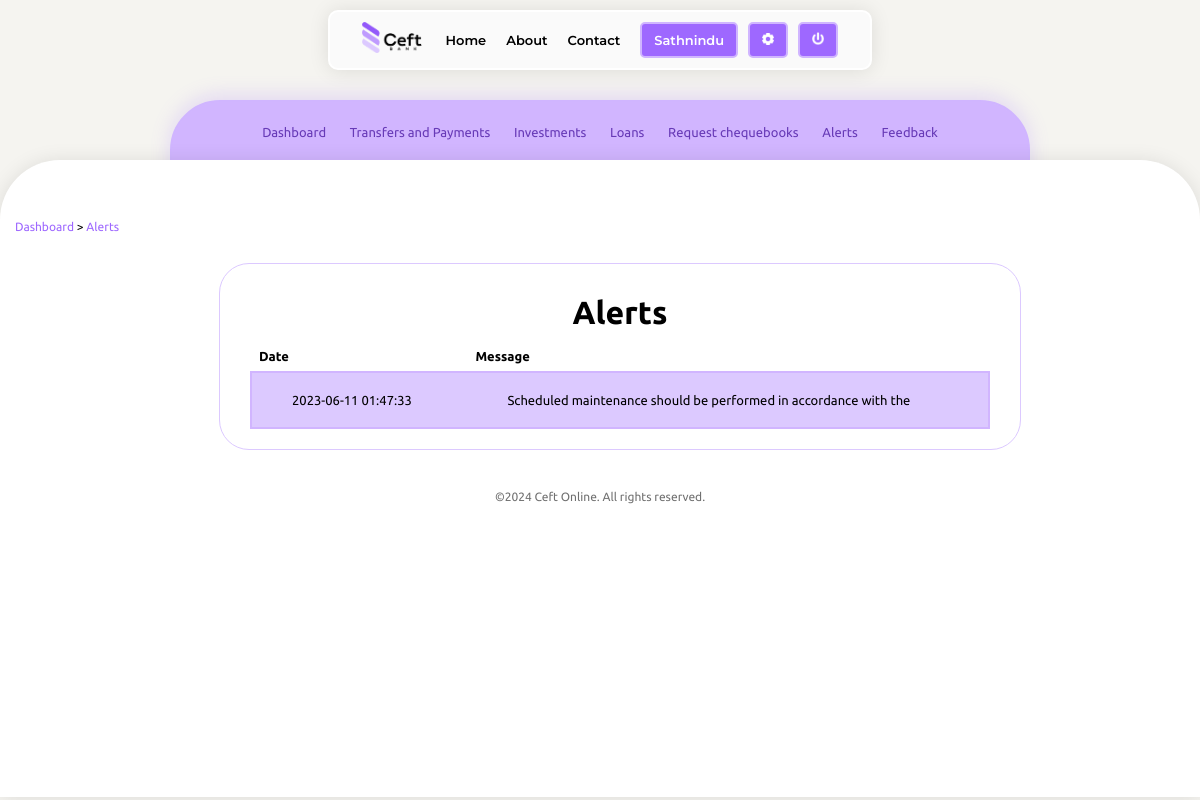
Page /dashboard/alerts.php (signed in) on the committed database.
### tables this page shows
CREATE TABLE `alert` (
  `aid` int(11) NOT NULL,
  `alert` varchar(200) NOT NULL,
  `to_user` int(11) DEFAULT NULL,
  `alert_date` datetime NOT NULL DEFAULT CURRENT_TIMESTAMP
);

### dashboard/alerts.php (the view, shortened to what this page needs)
<?php
$uid = $_SESSION['uid'];
include_once('../backend/connection.php');
$query = "SELECT * FROM alert WHERE to_user IS NULL OR (to_user = '$uid' AND alert_date >= DATE_SUB(CURDATE(), INTERVAL 30 DAY))  ORDER BY alert_date DESC";
$result = mysqli_query($conn, $query);
?>
<!DOCTYPE html>
<html lang="en">
<head>
    <link rel="stylesheet" href="../css/style.css">
</head>
<body class="dashboard-body">
<?php include './layouts/navbar.php' ?>
<?php include './layouts/dashboard_secondary_nav.php' ?>
<div class="dashboard-board" style="min-height: calc(100vh - 223px)">
    <div class="container breadcrumb">
        <a href="./">Dashboard</a>
        <span>></span>
        <a href="./alerts.php">Alerts</a>
    </div>
    <div class="dash-container container-mid">
        <div class="contact-form" id="dash1">
            <div class="login-main-side container-mid login-grid-1" style="padding: 20px 30px;">
                <h1 style="margin: 10px 0;">Alerts</h1>
                <table>
                    <?php
                    if (mysqli_num_rows($result) > 0) {
                        echo
                        '<tr>
                            <th>Date</th>
                            <th>Message</th>
                        </tr>';
                        while ($row = mysqli_fetch_assoc($result)) {
                            echo
                                '<tr>
                                    <td>' . $row['alert_date'] . '</td>
                                    <td>' . $row['alert'] . '</td>
                                </tr>';
                        }
                    } else {
                        echo "0 results";
                    }
                    ?>
                </table>
            </div>
        </div>
    </div>
    <p class="legal-footer" style="background-color: transparent; color: #707070; padding: 20px 0 30px;">
        ©<span id="year"></span> Ceft Online. All rights reserved.
    </p>
</div>
</body>
</html>

### css/style.css (style rules this page uses)
* { font-family: 'Ubuntu', sans-serif; font-weight: 400; }
body { margin: 0; overflow-x: hidden; }
a { text-decoration: none!important; }
h1 { font-weight: 700; }
.container { width: 100%; max-width: 1200px; margin: 0 auto; padding: 0 15px; }
.container-mid { display: flex; flex-direction: column; justify-content: center; align-items: center; text-align: center; }
.legal-footer { background-color: #bf9bfe; margin: 0; color: #fff; font-size: 12px; padding: 0 0 20px; width: 100%; text-align: center; }
.login-main-side { padding: 30px 0; }
.dashboard-body { background-color: #f5f4f0; }
.dashboard-board { position: absolute; width: 100%; margin-top: 160px; padding: 60px 0 0; background-color: rgb(255, 255, 255); border-top-left-radius: 60px; border-top-right-radius: 60px; box-shadow: 0 1px 20px rgba(0, 0, 0, 0.1); }
.dash-container { width: 100%; margin: 20px; display: flex; flex-direction: column; justify-content: center; }
#dash1 { background-color: #fff; border: 1px solid #dcc9ff; border-radius: 30px; width: 800px; }
table { border-collapse: collapse; width: 100%; }
td, th { font-size: 13px; text-align: left; padding: 8px; }
th { font-weight: bold; }
tr:nth-child(even) { background-color: #dcc9ff; border: 2px solid #d1b5ff; border-radius: 20px; }
td { padding: 20px 40px !important; }
.breadcrumb { font-size: 12px; margin-bottom: 30px; }
.breadcrumb a { color: #9e68ff; }

### rows in the picture
alert: alert_date "2023-06-11 01:47:33", alert "Scheduled maintenance should be performed in accordance with the"

### other values in the picture
$_SESSION['fname'] "Sathnindu"
